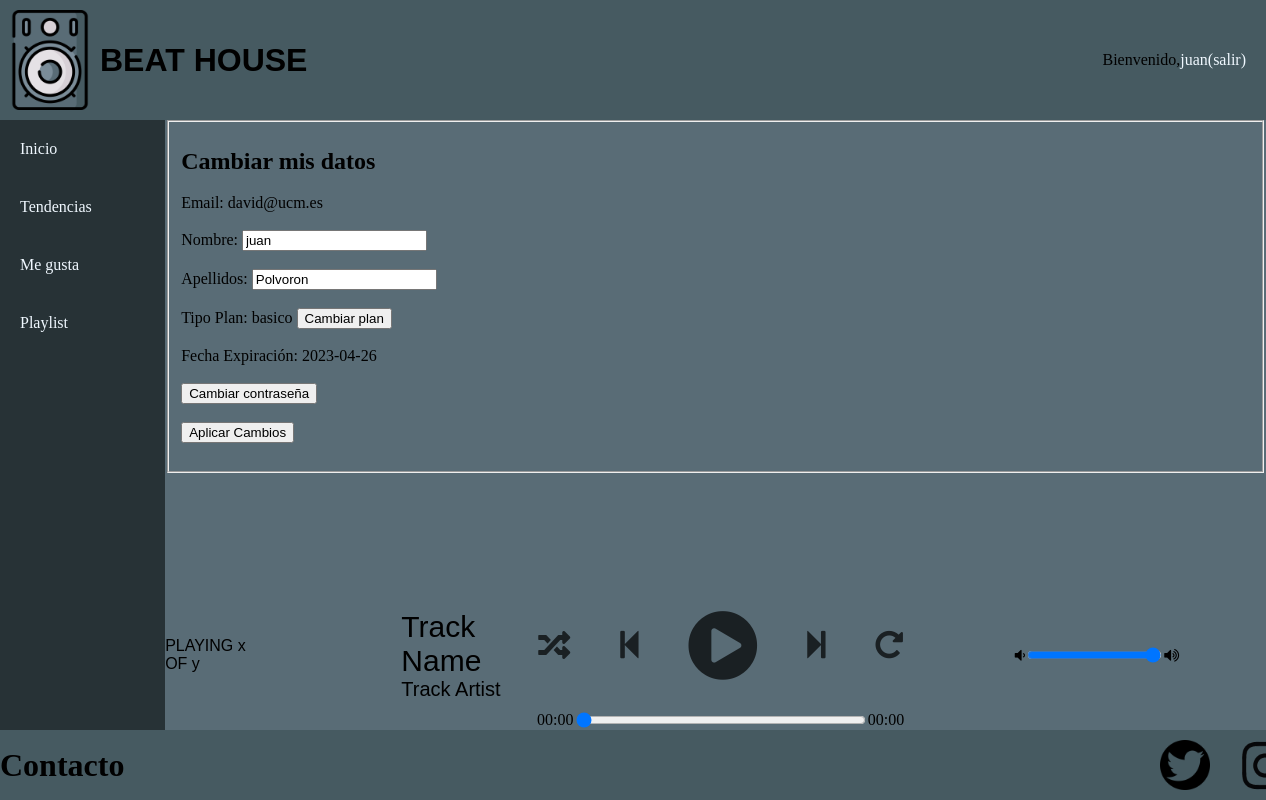
/cambiarPerfil.php (signed in), run on the app's committed database.
### tables this page shows
CREATE TABLE `usuarios` (
  `email` varchar(50) NOT NULL,
  `contraseña` varchar(100) DEFAULT NULL,
  `nombre` varchar(20) NOT NULL,
  `apellidos` varchar(50) NOT NULL,
  `rol` varchar(10) NOT NULL,
  `tipoPlan` varchar(20) NOT NULL,
  `fechaExpiracionPlan` date NOT NULL
);

### cambiarPerfil.php (called while the page is built, shortened)
<?php
    $datos_encoded = es\ucm\fdi\aw\Usuario::getDatos($_SESSION['email']);
    $datos = json_decode($datos_encoded);
    $form = new es\ucm\fdi\aw\FormModificarMisDatos();
    $contenidoPrincipal = $form->gestionaModificarDatos($datos);
    require RAIZ_APP."/vistas/plantillas/plantilla.php";
?>

### includes/Usuario.php (called while the page is built, shortened)
<?php
class Usuario
{
    public static function getDatos($email){
        $conn = Aplicacion::getInstance()->getConexionBd();
        $consulta = sprintf("SELECT * FROM usuarios WHERE email='%s'", $email);
        $resultado = $conn->query($consulta);
        if ($fila = $resultado->fetch_assoc()) {
            $info = [$fila['email'], $fila['contraseña'], $fila['nombre'], $fila['apellidos'], $fila['rol'], $fila['tipoPlan'], $fila['fechaExpiracionPlan']];
            $datos = json_encode($info);
        }
        return $datos;
    }
}

### includes/FormModificarMisDatos.php (the view, shortened to what this page needs)
<?php
class FormModificarMisDatos extends Formulario {
    protected function generaCamposFormulario(&$datos)
    {
        $email = $datos[0] ?? '';
        $nombre = $datos[2] ?? '';
        $apellidos =  $datos[3] ?? '';
        $rol = $datos[4] ?? '';
        $plan =  $datos[5] ?? '';
        $fechaExpiracion =  $datos[6] ?? '';
        $htmlErroresGlobales = self::generaListaErroresGlobales($this->errores);
        $erroresCampos = self::generaErroresCampos(['nombre', 'apellidos', 'newPass', 'oldPass'], $this->errores, 'span', array('class' => 'error'));
        $html = <<<EOS
            <main class= "panel_inicio">
                <fieldset class="fieldset_register">
                        <h1 id=titulo_panel>Cambiar mis datos</h1>
                        {$htmlErroresGlobales}
                        <label for= 'email'>Email: $email</label>
                        <input type="hidden" name="email" value="{$email}" />
                        <br><br>
                        <label for='nombre'>Nombre: </label>
                        <input type="text" placeholder="Nombre" id="nombre" name="nombre" value='{$nombre}'><br>
                        {$erroresCampos['nombre']}<br>
                        <label for ='apellidos'>Apellidos: </label>
                        <input type ="text" placeholder =" Apellidos" id ="apellidos" name="apellidos" value= '{$apellidos}'><br>
                        {$erroresCampos['apellidos']}<br>
                        <input type="hidden" name="rol" value="{$rol}" />
                        <label for ='tipoPlan'>Tipo Plan: $plan</label>
                        <input type ='hidden' placeholder ='TipoPlan' id ='tipoPlan' name ='tipoPlan' value ='{$plan}'>
                        <form action='cambiarPerfil.php' method='POST'>
                            <button type='submit' name='cambiarPlan'>Cambiar plan</button>
                        </form>
                        <br><br>
                        <label for= 'fecha'>Fecha Expiración: $fechaExpiracion</label>
                        <input type ='hidden' placeholder ='fechaExpiracion' id ='fecha' name ='fecha' value ='{$fechaExpiracion}'><br>
                        <br>
                        <form action='cambiarPassUsuario.php' method='POST'>
                            <button type='submit' name='cambiarPass'>Cambiar contraseña</button>
                        </form>
                        <br>
                        <input class="BotonForm" type ="submit" value ="Aplicar Cambios" name ="Aplicar"><br><br>
                </fieldset>
            </main>
        EOS;
        return $html;
    }
}

### css/estiloPagina.css (style rules this page uses)
body { background-color: #596C76; margin: 0; display: flex; flex-direction: column; }

### data on the page
usuarios: email "david@ucm.es", nombre "juan", apellidos "Polvoron", tipoPlan "basico", fechaExpiracionPlan "2023-04-26"

### other printed values
$_SESSION['nombre'] "juan"
